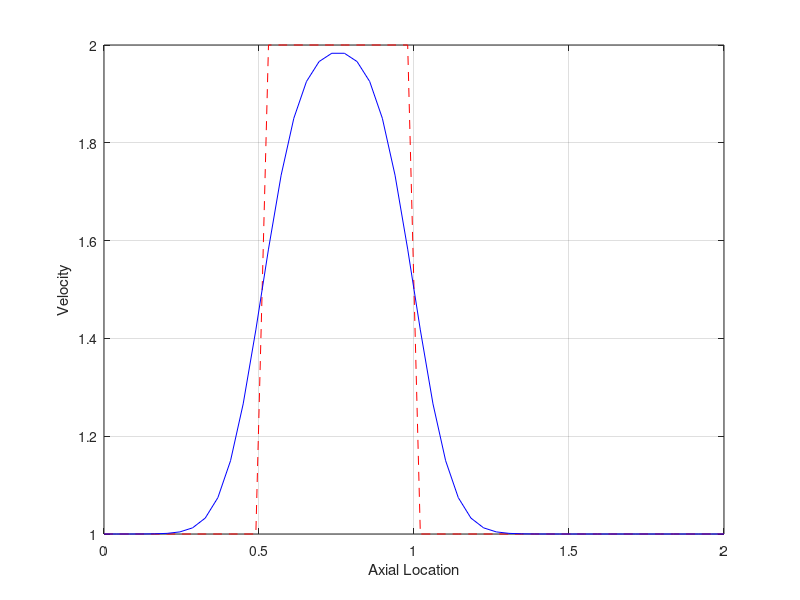

MATLAB code to generate this figure:
%% CFD Boston University Course -------------------------------------------
% Step 3 of 12 to Navier Stokes Code: One Dimmensional Diffusion
%
% Governing Equation: 
% \frac{\partial{u}}{\partial{t}} = \nu\frac{\partial^2 u}{\partial x^2}
%
% This code is a second order spatial CFD problem, which is essentially the
% heat equation. This is an explicit time marching - upwind 
% method with a FD in time (n) and a CD in space (i). The CD in space is
% used because the diffusive property is isotropic
%
% Discretization is: 
% \frac{u^{n+1}_{i} - u^{n}_{i}}{\Delta t} = \frac{\nu}{\Delta x^2}(u^n_{i+1} -2u^n_i + u^n_{i-1})
%
% Solve Discretization for single unknown of the n+1 time variable and
% apply numberical method.
%
% Numerical Representation:
% u^{n+1}_i = u^n_i + \nu\frac{\Delta t}{\Delta x^2}(u^n_{i+1} -2u^n_i + u^n_{i-1})
%
% Inputs: Boundary Conditions, Initial Conditions, and Grid
%
% Outputs: Final Plots of Results
%
% Created By:           Joseph Connolly
% Created On:           11/27/2011
%
% Modified On:
%
% -------------------------------------------------------------------------

%% Clear Old Data
clear all;close all;

%% Simulation Time Setup
nt = 50;
dt = 0.001;

%% Constants Setup
c = 1;
nu = 0.1;

%% Grid Setup
nx = 50;
x_final = 2;
dx = x_final/(nx - 1);
x = 0:dx:x_final;

%% Initial Conditions
for i = 1:nx
    if x(i) >= 0.5 && x(i) <= 1;
        u(i) = 2;
    else
        u(i) = 1;
    end
end

%% Plot Initial Condition
figure(1);
plot(x,u,'--r');grid on;
xlabel('Axial Location')
ylabel('Velocity')
hold on;

%% Numerical Method (FD - Time, CD - Spacial)
for it = 1:nt
    un = u;
    for i = 2:nx-1
        u(i) = un(i) + nu*(dt/dx^2)*(un(i + 1) -2*un(i) + un(i - 1));
    end
end

%% Plot Simulated Steady State Condition
figure(1); hold on;
plot(x,u,'b');grid on;
xlabel('Axial Location')
ylabel('Velocity')